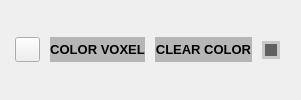
                  <widget class="QWidget" name="boxwrapper" native="true">
                   <layout class="QHBoxLayout" name="horizontalLayout_13">
                    <property name="spacing">
                     <number>10</number>
                    </property>
                    <property name="leftMargin">
                     <number>15</number>
                    </property>
                    <property name="topMargin">
                     <number>0</number>
                    </property>
                    <property name="rightMargin">
                     <number>15</number>
                    </property>
                    <property name="bottomMargin">
                     <number>0</number>
                    </property>
                    <item>
                     <widget class="QPushButton" name="btn_ChooseBoxColor">
                      <property name="minimumSize">
                       <size>
                        <width>25</width>
                        <height>25</height>
                       </size>
                      </property>
                      <property name="maximumSize">
                       <size>
                        <width>25</width>
                        <height>25</height>
                       </size>
                      </property>
                      <property name="text">
                       <string/>
                      </property>
                      <property name="autoRepeatDelay">
                       <number>300</number>
                      </property>
                     </widget>
                    </item>
                    <item>
                     <widget class="QPushButton" name="btnBoxColor">
                      <property name="minimumSize">
                       <size>
                        <width>0</width>
                        <height>25</height>
                       </size>
                      </property>
                      <property name="maximumSize">
                       <size>
                        <width>150</width>
                        <height>16777215</height>
                       </size>
                      </property>
                      <property name="font">
                       <font>
                        <pointsize>10</pointsize>
                        <weight>75</weight>
                        <bold>true</bold>
                       </font>
                      </property>
                      <property name="styleSheet">
                       <string notr="true">QPushButton{
color: rgb(0, 0, 0);
background-color: rgb(182, 182, 182);
border:none;
}
QPushButton:hover{
color: rgb(0, 0, 0);
background-color: rgb(200, 200, 200);
border:none;
}
QPushButton:pressed{
color: rgb(0, 0, 0);
background-color: rgb(210, 210, 210);
border:none;
}
QPushButton:disabled {
color: rgb(96, 96, 96);
background-color: rgb(200, 200, 200);
border:none;
}</string>
                      </property>
                      <property name="text">
                       <string>COLOR VOXEL</string>
                      </property>
                     </widget>
                    </item>
                    <item>
                     <widget class="QPushButton" name="btnClearBoxColor">
                      <property name="minimumSize">
                       <size>
                        <width>0</width>
                        <height>25</height>
                       </size>
                      </property>
                      <property name="maximumSize">
                       <size>
                        <width>150</width>
                        <height>16777215</height>
                       </size>
                      </property>
                      <property name="font">
                       <font>
                        <pointsize>10</pointsize>
                        <weight>75</weight>
                        <bold>true</bold>
                       </font>
                      </property>
                      <property name="styleSheet">
                       <string notr="true">QPushButton{
color: rgb(0, 0, 0);
background-color: rgb(182, 182, 182);
border:none;
}
QPushButton:hover{
color: rgb(0, 0, 0);
background-color: rgb(200, 200, 200);
border:none;
}
QPushButton:pressed{
color: rgb(0, 0, 0);
background-color: rgb(210, 210, 210);
border:none;
}
QPushButton:disabled {
color: rgb(96, 96, 96);
background-color: rgb(200, 200, 200);
border:none;
}</string>
                      </property>
                      <property name="text">
                       <string>CLEAR COLOR</string>
                      </property>
                     </widget>
                    </item>
                    <item>
                     <widget class="QCheckBox" name="chkReactorShow">
                      <property name="sizePolicy">
                       <sizepolicy hsizetype="Maximum" vsizetype="Maximum">
                        <horstretch>0</horstretch>
                        <verstretch>0</verstretch>
                       </sizepolicy>
                      </property>
                      <property name="font">
                       <font>
                        <pointsize>10</pointsize>
                        <weight>75</weight>
                        <bold>true</bold>
                       </font>
                      </property>
                      <property name="styleSheet">
                       <string notr="true">QCheckBox {
}

QCheckBox::indicator {
    width:                  12px;
    height:                 12px;
    border-radius:          0px;
}

QCheckBox::indicator:checked {
    background-color:       red;
        border:                 3px solid rgb(200,200,200);
}

QCheckBox::indicator:unchecked {
    background-color:       rgb(96,96,96);
    border:                 3px solid rgb(200,200,200);
}</string>
                      </property>
                      <property name="text">
                       <string/>
                      </property>
                     </widget>
                    </item>
                   </layout>
                  </widget>
